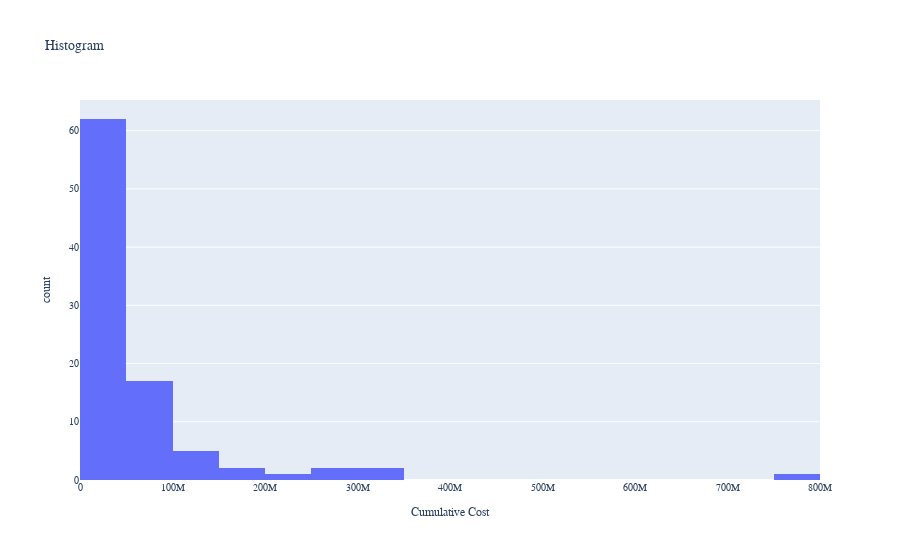

The code cell stored with this chart in its notebook:
### Code cell
# px.histogram(df, x= 'Cumulative Cost', title="Histogram")#check for unique values and  maybe round
df['Cumulative Cost'] = round(df['Cumulative Cost'],2)
unique_values = np.unique(df['Cumulative Cost'])

fig = px.histogram(df, x= 'Cumulative Cost', title="Histogram")
fig.update_layout(
    xaxis_title_font=dict(family='Arial', size=12),
    yaxis_title_font=dict(family='Arial', size=12),
    font=dict(family='Arial', size=10)
)

### Figure 1 — Plotly figure (JSON) as saved in the notebook; plotly's stock layout.template omitted (floating-point values rounded to 4 significant figures)
{"data": [{"alignmentgroup": "True", "bingroup": "x", "hovertemplate": "Cumulative Cost=%{x}<br>count=%{y}<extra></extra>", "legendgroup": "", "marker": {"color": "#636efa", "pattern": {"shape": ""}}, "name": "", "offsetgroup": "", "orientation": "v", "showlegend": false, "type": "histogram", "x": [27505801, 11908506, 57569359, 6187622, 336937309, 13033117, 8884907, 50949, 52000, 53833, 9446069, 8498736, 74718417, 107731536, 133544865, 200569078, 58403793, 5023066, 23570235, 77704135, 258899677, 157977103, 61465783, 59036288, 137217515, 68999854, 80320867, 406246, 289941, 162096184, 71329804, 123385476, 69709016, 113207358, 59156387, 50110638, 84208074, 24542737, 43292014, 0, 303294654, 259502, 157927, 165919, 518222, 204172, 190225, 485599, 3847409, 1584994, 1811221, 634765, 581332, 1626188, 1751634, 298466, 1899577, 47100147, 26430906, 32010490, 63538297, 10164447, 20995522, 7063635, 10214707, 28907433, 4123139, 109186, 266644, 110053, 174972, 485257, 242566, 559654, 862952, 312974, 120230, 253793211, 13965769, 5455915, 83378296, 791184631, 6665292, 22682413, 19131156, 33336324, 51681364, 95014809, 3510505, 4619315, 5919388, 525554], "xaxis": "x", "yaxis": "y"}], "layout": {"barmode": "relative", "font": {"family": "Arial", "size": 10}, "legend": {"tracegroupgap": 0}, "title": {"text": "Histogram"}, "xaxis": {"anchor": "y", "domain": [0, 1], "title": {"font": {"family": "Arial", "size": 12}, "text": "Cumulative Cost"}}, "yaxis": {"anchor": "x", "domain": [0, 1], "title": {"font": {"family": "Arial", "size": 12}, "text": "count"}}}}
